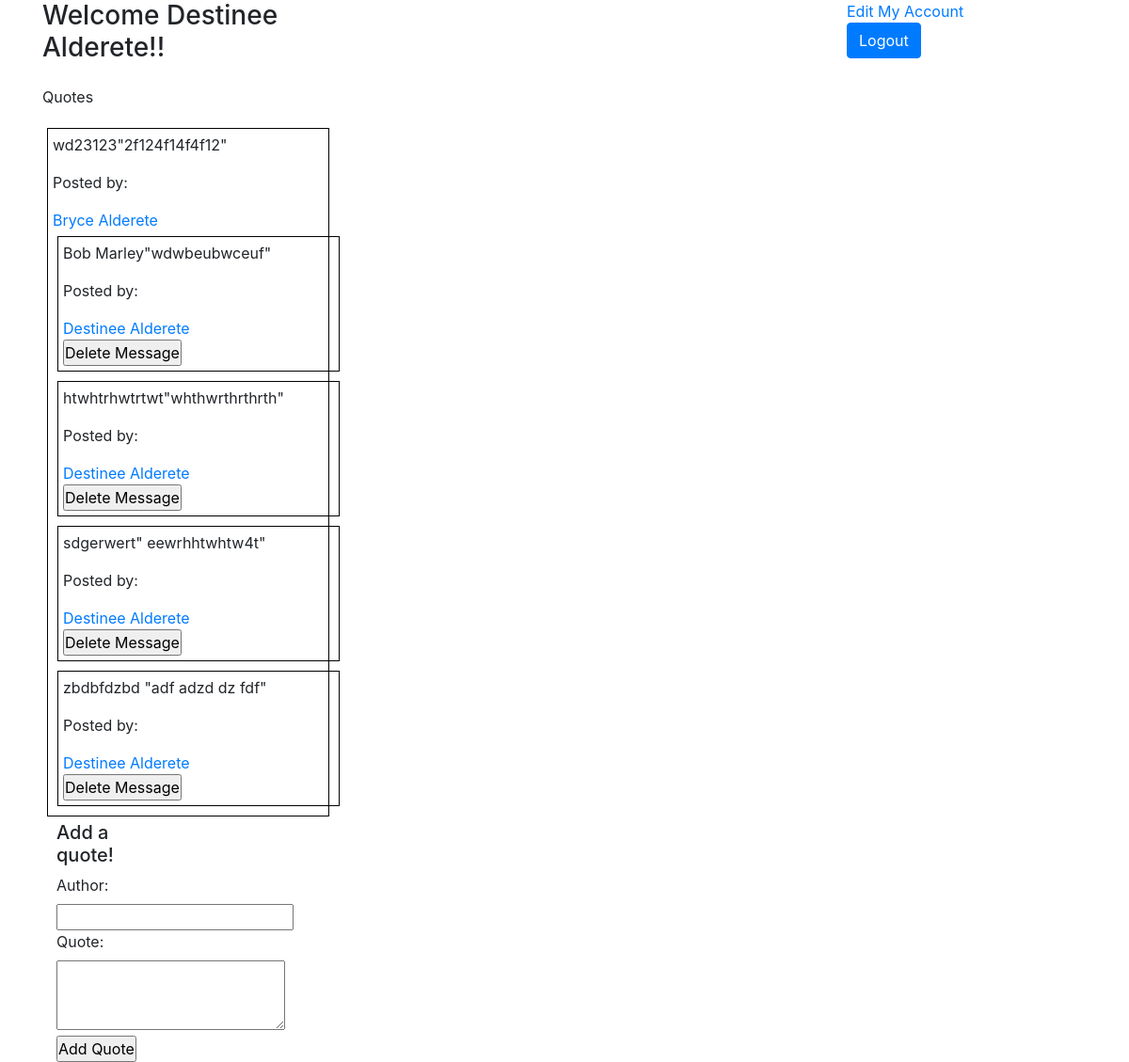
Screenshot of /dashboard/2 (signed in) with the database file from the repository.
### login/models.py (models this page shows)
class user(models.Model):
    firstname=models.CharField(max_length=30)
    lastname=models.CharField(max_length=30)
    birthday=models.DateField()
    email=models.CharField(max_length=50)
    password=models.CharField(max_length=100)
    objects=usermanager()
    created_at = models.DateTimeField(auto_now_add = True)
    updated_at = models.DateTimeField(auto_now = True)

### app/models.py (models this page shows)
class quotes(models.Model):
    quote=models.CharField(max_length=500)
    author=models.CharField(max_length=50)
    user=models.ForeignKey(user,related_name='quote',on_delete=models.CASCADE)
    objects=quotemanager()
    created_at = models.DateTimeField(auto_now_add = True)
    updated_at = models.DateTimeField(auto_now = True)

### app/views.py (the view)
# urls.py: path('<int:userid>',views.dashboard),
def dashboard(request,userid):
    if 'userid'not in request.session:
        return redirect('/')
    elif request.session['userid']==userid:
        context={
        'user_info':user.objects.get(id=userid),
        'all_quotes': quotes.objects.all().order_by("-id")
    }
        return render(request,'dashboard.html',context)
    return redirect('/')

### app/templates/dashboard.html (shortened to what this page needs)
<!doctype html>
<html lang="en">
    <head>
    {% load static %}
    <link rel="stylesheet" href="{% static 'css/style.css' %}">
    <link rel="stylesheet" href="https://stackpath.bootstrapcdn.com/bootstrap/4.3.1/css/bootstrap.min.css">
    </head>
    <body>
        <div class="container">
            <div class="row">
                <div class="col-sm-4">
                    <h3>Welcome {{user_info.firstname}} {{user_info.lastname}}!!</h3>
                </div>
                <div class="col-sm-5"></div>
                <div class="col-sm-3">
                    <a href="/dashboard/{{user_info.id}}/edit">Edit My Account</a>
                    <form action="/logout/{{user_info.id}}" method="POST">
                    <button type="submit" class="btn btn-primary">Logout</button>
                    </form>
                </div>
            </div>
            <div class="row"><p></p></div>
            <div class="row">
                <div class="quotes col-sm-4">
                    <p>Quotes</p>
                    {% for quotes in all_quotes %}
                    <div class="quote">
                        <p>{{quotes.author}}"{{quotes.quote}}"</p>
                        <p>Posted by: </p><a href="/dashboard/{{quotes.user.id}}/profile">{{quotes.user.firstname}} {{quotes.user.lastname}}</a>
                        {% if quotes.user.id == request.session.userid %}
                        <form action="/dashboard/delete/{{quotes.id}}" method="POST">
                        <input type="submit" value="Delete Message">
                        </form>
                    </div>
                    {%endif%}
                    {% endfor %}
                </div>
                <div class="quotes col-sm-3">
                    <h5>Add a quote!</h5>
                    <form action="/dashboard/addquote" method="POST">
                        <label for="author">Author:</label><br>
                        <input type="text" name="author"><br>
                        <label for="quote">Quote:</label><br>
                        <textarea name="quote" id="" cols="22" rows="3"></textarea>
                        <input type="submit" value="Add Quote">
                    </form>
                </div>
            </div>
            </div>
        </div>
    </body>
</html>

### app/static/css/style.css (style rules this page uses)
* { padding: 0px; margin: 0px; }
.quote { display: inline-block; border: solid black 1px; padding: 5px; margin: 5px; width: 300px; }

### rows the page displays
user: firstname "Destinee", lastname "Alderete"
quotes: author "wd23123", quote "2f124f14f4f12", user.firstname "Bryce", user.lastname "Alderete"
quotes: author "Bob Marley", quote "wdwbeubwceuf", user.firstname "Destinee", user.lastname "Alderete"
quotes: author "htwhtrhwtrtwt", quote "whthwrthrthrth", user.firstname "Destinee", user.lastname "Alderete"
quotes: author "sdgerwert", quote "eewrhhtwhtw4t", user.firstname "Destinee", user.lastname "Alderete"
quotes: author "zbdbfdzbd", quote "adf adzd dz fdf", user.firstname "Destinee", user.lastname "Alderete"
